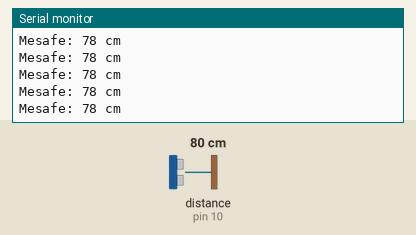
The sketch below on a simulated Arduino Uno, built with avr-gcc and run on an emulated ATmega328P. On the bench: the last lines printed to the serial monitor. Wiring (inferred from the names in the program): ultrasonic range finder: trigger pin 9; echo pin 10. The test bench sets the inputs (shaded band); at power-on: distance to the obstacle (sensor on pin 10) 80 cm. The echo pulse lasts 58.3 µs per cm.

Above: at 1.2 s.
1.3 s: distance to the obstacle (sensor on pin 10) set to 2 cm
At 1.38 s:
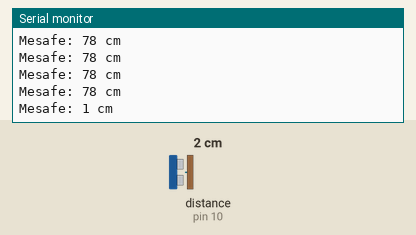
4.3 s: distance to the obstacle (sensor on pin 10) set to 250 cm
At 4.41 s:
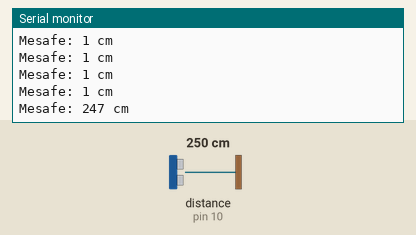
Timing chart, 0 to 7.3 s (numbered marks = the images above; inputs shaded):
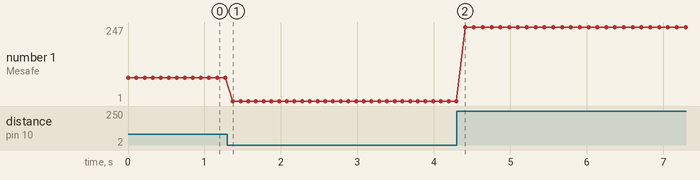

The sketch:

mesafe_olcer.ino
```cpp
// Pinleri tanımlıyoruz
 int trigPin = 9;
 int echoPin = 10;

// Değişkenleri tanımlıyoruz
long sure;
int uzaklik;

void setup() {
  // Seri iletişimi başlatıyoruz
  Serial.begin(9600);

  // Pin modlarını belirliyoruz
  pinMode(trigPin, OUTPUT);
  pinMode(echoPin, INPUT);
}

void loop() {
  // Trig pini kapalı
  digitalWrite(trigPin, LOW);
  delayMicroseconds(1);

  // Trig pini açık
  digitalWrite(trigPin, HIGH);
  delayMicroseconds(10);
  digitalWrite(trigPin, LOW);

  // Echo pininden gelen darbe süresini ölçüyoruz
  sure = pulseIn(echoPin, HIGH);

  // Mesafeyi hesaplıyoruz (örneğin: ses hızı 340 m/s)
  uzaklik = sure * 0.034 / 2;

  // Serial monitore mesafeyi yazdırıyoruz
  Serial.print("Mesafe: ");
  Serial.print(uzaklik);
  Serial.println(" cm");

  delay(100); // Bir süre bekliyoruz
}
```

Measured:
- after the input at 1.3 s, the serial monitor: prints a new line after 0.07 s (image 1)
- after the input at 4.3 s, the serial monitor: prints a new line after 0.11 s (image 2)
- plotted number 1: 78 → 1 after the input at 1.3 s, 1 → 247 after the input at 4.3 s
